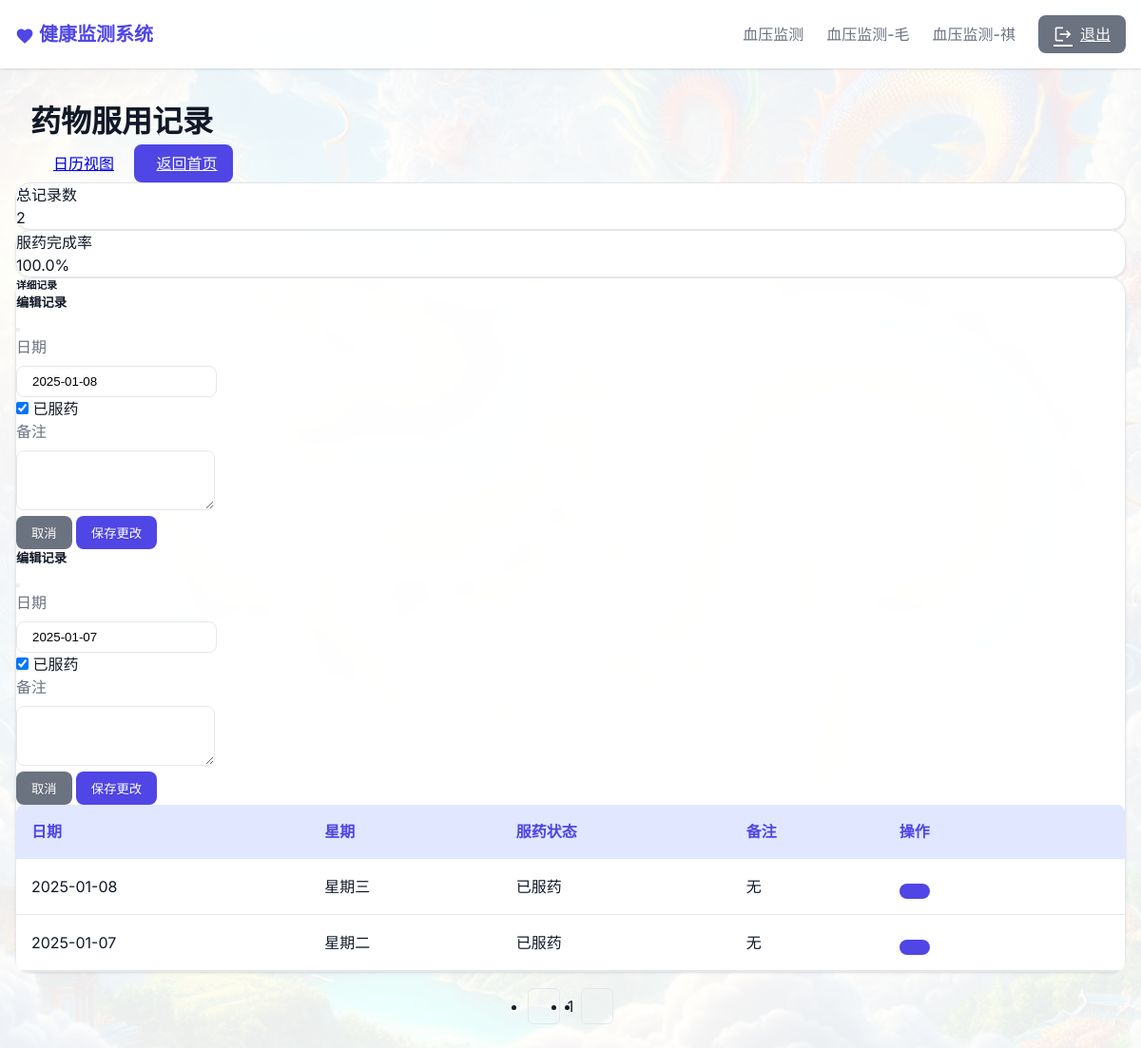
The app's page /medicine_detail (signed in) with its own data.
### tables this page shows
CREATE TABLE medicine_records
                 (id INTEGER PRIMARY KEY AUTOINCREMENT,
                  date TEXT NOT NULL,
                  day_of_week TEXT NOT NULL,
                  medicine_taken BOOLEAN NOT NULL,
                  notes TEXT);

### app.py (the view)
@app.route('/medicine_detail')
@login_required
def medicine_detail():
    try:
        page = request.args.get('page', 1, type=int)
        per_page = 10
        db = get_db()
        try:
            total = db.execute('SELECT COUNT(*) FROM medicine_records').fetchone()[0]
            total_pages = (total + per_page - 1) // per_page
            offset = (page - 1) * per_page
            records = db.execute('''SELECT * FROM medicine_records
                                  ORDER BY date DESC LIMIT ? OFFSET ?''',
                               [per_page, offset]).fetchall()
            db.close()
            return render_template('medicinedetail.html',
                                records=records,
                                current_page=page,
                                total_pages=total_pages)
        except sqlite3.DatabaseError:
            db.close()
            return render_template('medicinedetail.html',
                                records=[],
                                current_page=1,
                                total_pages=1)
    except Exception as e:
        print(f"访问药物记录页面时出错: {str(e)}")
        return render_template('medicinedetail.html',
                            records=[],
                            current_page=1,
                            total_pages=1)

### app.py (called while the page is built)
def login_required(f):
    @wraps(f)
    def decorated_function(*args, **kwargs):
        if 'logged_in' not in session:
            return redirect(url_for('login'))
        return f(*args, **kwargs)
    return decorated_function

def get_db():
    db = sqlite3.connect('monitor.db')
    db.row_factory = sqlite3.Row
    return db

### templates/medicinedetail.html (shortened to what this page needs)
{% extends "base.html" %}
{% block content %}
<div class="row mb-4">
    <div class="col-12">
        <div class="page-header">
            <div class="container">
                <div class="d-flex justify-content-between align-items-center">
                    <h1 class="h3 mb-0 text-gray-800">
                        药物服用记录
                    </h1>
                    <div>
                        <a href="{{ url_for('medicine_calendar') }}" class="btn btn-info">
                            日历视图
                        </a>
                        <a href="{{ url_for('landing') }}" class="btn btn-primary ms-2">
                            返回首页
                        </a>
                    </div>
                </div>
            </div>
        </div>
    </div>
</div>
<div class="row mb-4">
    <div class="col-xl-3 col-md-6 mb-4">
        <div class="card border-left-primary shadow h-100 py-2 stats-card">
            <div class="card-body">
                <div class="row no-gutters align-items-center">
                    <div class="col mr-2">
                        <div class="text-xs font-weight-bold text-primary text-uppercase mb-1">总记录数</div>
                        <div class="h5 mb-0 font-weight-bold text-gray-800">{{ records|length }}</div>
                    </div>
                </div>
            </div>
        </div>
    </div>
    <div class="col-xl-3 col-md-6 mb-4">
        <div class="card border-left-success shadow h-100 py-2 stats-card">
            <div class="card-body">
                <div class="row no-gutters align-items-center">
                    <div class="col mr-2">
                        <div class="text-xs font-weight-bold text-success text-uppercase mb-1">服药完成率</div>
                        <div class="h5 mb-0 font-weight-bold text-gray-800">
                            {% set taken_count = records|selectattr('medicine_taken')|list|length %}
                            {{ "%.1f"|format(taken_count / records|length * 100 if records|length > 0 else 0) }}%
                        </div>
                    </div>
                </div>
            </div>
        </div>
    </div>
</div>
<div class="card shadow mb-4">
    <div class="card-header py-3">
        <h6 class="m-0 font-weight-bold text-primary">详细记录</h6>
    </div>
    <div class="card-body">
        <div class="table-responsive">
            <table class="table table-hover">
                <thead>
                    <tr>
                        <th>日期</th>
                        <th>星期</th>
                        <th>服药状态</th>
                        <th>备注</th>
                        <th>操作</th>
                    </tr>
                </thead>
                <tbody>
                    {% for record in records %}
                    <tr>
                        <td>{{ record.date }}</td>
                        <td>{{ record.day_of_week }}</td>
                        <td>
                            {% if record.medicine_taken %}
                            <span class="badge badge-success">
                                已服药
                            </span>
                            {% else %}
                            <span class="badge badge-danger">
                                <i class="fas fa-times-circle me-1"></i>未服药
                            </span>
                            {% endif %}
                        </td>
                        <td>{{ record.notes or '无' }}</td>
                        <td class="action-buttons">
                            <button type="button" class="btn btn-primary btn-sm" data-bs-toggle="modal" data-bs-target="#editModal{{ record.id }}">
                            </button>
                            <a href="{{ url_for('delete_medicine_record', id=record.id) }}" class="btn btn-danger btn-sm" onclick="return confirm('确定要删除这条记录吗？')">
                            </a>
                        </td>
                    </tr>
                    <div class="modal fade" id="editModal{{ record.id }}" tabindex="-1">
                        <div class="modal-dialog">
                            <div class="modal-content">
                                <div class="modal-header">
                                    <h5 class="modal-title">编辑记录</h5>
                                    <button type="button" class="btn-close" data-bs-dismiss="modal"></button>
                                </div>
                                <form action="{{ url_for('edit_medicine_record', id=record.id) }}" method="POST">
                                    <div class="modal-body">
                                        <div class="mb-3">
                                            <label class="form-label">日期</label>
                                            <input type="text" class="form-control" value="{{ record.date }}" readonly>
                                        </div>
                                        <div class="mb-3">
                                            <div class="form-check">
                                                <input type="checkbox" class="form-check-input" name="medicine_taken" id="medicineTaken{{ record.id }}"
                                                       {% if record.medicine_taken %}checked{% endif %}>
                                                <label class="form-check-label" for="medicineTaken{{ record.id }}">已服药</label>
                                            </div>
                                        </div>
                                        <div class="mb-3">
                                            <label class="form-label">备注</label>
                                            <textarea class="form-control" name="notes" rows="3">{{ record.notes }}</textarea>
                                        </div>
                                    </div>
                                    <div class="modal-footer">
                                        <button type="button" class="btn btn-secondary" data-bs-dismiss="modal">取消</button>
                                        <button type="submit" class="btn btn-primary">保存更改</button>
                                    </div>
                                </form>
                            </div>
                        </div>
                    </div>
                    {% endfor %}
                </tbody>
            </table>
        </div>
    </div>
</div>
<div class="card-footer">
    <nav aria-label="Page navigation">
        <ul class="pagination justify-content-center mb-0">
            <li class="page-item {{ 'disabled' if current_page == 1 }}">
                <a class="page-link" href="{{ url_for('medicine_detail', page=current_page-1) if current_page > 1 else '#' }}">
                </a>
            </li>
            {% for page in range(1, total_pages + 1) %}
                {% if page == current_page %}
                    <li class="page-item active">
                        <span class="page-link">{{ page }}</span>
                    </li>
                {% endif %}
            {% endfor %}
            <li class="page-item {{ 'disabled' if current_page == total_pages }}">
                <a class="page-link" href="{{ url_for('medicine_detail', page=current_page+1) if current_page < total_pages else '#' }}">
                </a>
            </li>
        </ul>
    </nav>
</div>
{% endblock %}

### templates/base.html (style rules this page uses)
:root { --primary-color: #4f46e5; --primary-hover: #4338ca; --primary-light: #e0e7ff; --secondary-color: #6b7280; --secondary-hover: #4b5563; --secondary-light: #f3f4f6; --success-color: #10b981; --success-light: #d1fae5; --warning-color: #f59e0b; --warning-light: #fef3c7; --danger-color: #ef4444; --danger-light: #fee2e2; --info-color: #3b82f6; --info-light: #dbeafe; --background-color: #f9fafb; --card-background: #ffffff; --text-primary: #111827; --text-secondary: #6b7280; --border-color: #e5e7eb; --shadow-sm: 0 1px 2px 0 rgb(0 0 0 / 0.05); --shadow: 0 1px 3px 0 rgb(0 0 0 / 0.1), 0 1px 2px -1px rgb(0 0 0 / 0.1); --shadow-md: 0 4px 6px -1px rgb(0 0 0 / 0.1), 0 2px 4px -2px rgb(0 0 0 / 0.1); --shadow-lg: 0 10px 15px -3px rgb(0 0 0 / 0.1), 0 4px 6px -4px rgb(0 0 0 / 0.1); }
* { margin: 0; padding: 0; box-sizing: border-box; }
body { font-family: 'Inter', system-ui, sans-serif; color: var(--text-primary); line-height: 1.5; background: url('/static/chinese-dragon.png') no-repeat center center fixed; background-size: cover; position: relative; }
body::before { content: ''; position: fixed; top: 0; left: 0; width: 100%; height: 100%; background-color: rgba(255, 255, 255, 0.92); z-index: -1; }
.container { max-width: 1200px; margin: 0 auto; padding: 0 1rem; }
.btn { padding: 0.5rem 1rem; font-weight: 500; border-radius: 0.5rem; transition: all 0.2s ease; display: inline-flex; align-items: center; gap: 0.5rem; border: none; cursor: pointer; backdrop-filter: blur(4px); text-shadow: 0 1px 2px rgba(0, 0, 0, 0.1); }
.btn-primary { background-color: var(--primary-color); color: white; }
.btn-secondary { background-color: var(--secondary-color); color: white; }
.card { background: rgba(255, 255, 255, 0.95); backdrop-filter: blur(10px); border-radius: 1rem; box-shadow: var(--shadow); transition: all 0.3s ease; border: 1px solid var(--border-color); }
.form-label { display: block; margin-bottom: 0.5rem; color: var(--text-secondary); font-weight: 500; }
.form-control { border: 1px solid var(--border-color); border-radius: 0.5rem; padding: 0.5rem 1rem; transition: all 0.2s ease; }
table { width: 100%; border-collapse: separate; border-spacing: 0; background: rgba(255, 255, 255, 0.95); backdrop-filter: blur(8px); border-radius: 0.5rem; overflow: hidden; }
th, td { padding: 1rem; border-bottom: 1px solid var(--border-color); text-align: left; }
th { background-color: var(--primary-light); color: var(--primary-color); font-weight: 600; padding: 1rem; text-align: left; }
.pagination { display: flex; gap: 0.5rem; justify-content: center; margin-top: 1.5rem; }
.pagination a { padding: 0.5rem 1rem; border: 1px solid var(--border-color); border-radius: 0.375rem; color: var(--text-secondary); text-decoration: none; transition: all 0.2s; }

### records on screen
medicine_records: date "2025-01-08", day_of_week "星期三", shows "已服药", notes "无", medicine_taken "☑"
medicine_records: date "2025-01-07", day_of_week "星期二", shows "已服药", notes "无", medicine_taken "☑"

### other values on screen
{{ records|length }} "2"
{{ page }} "1"
